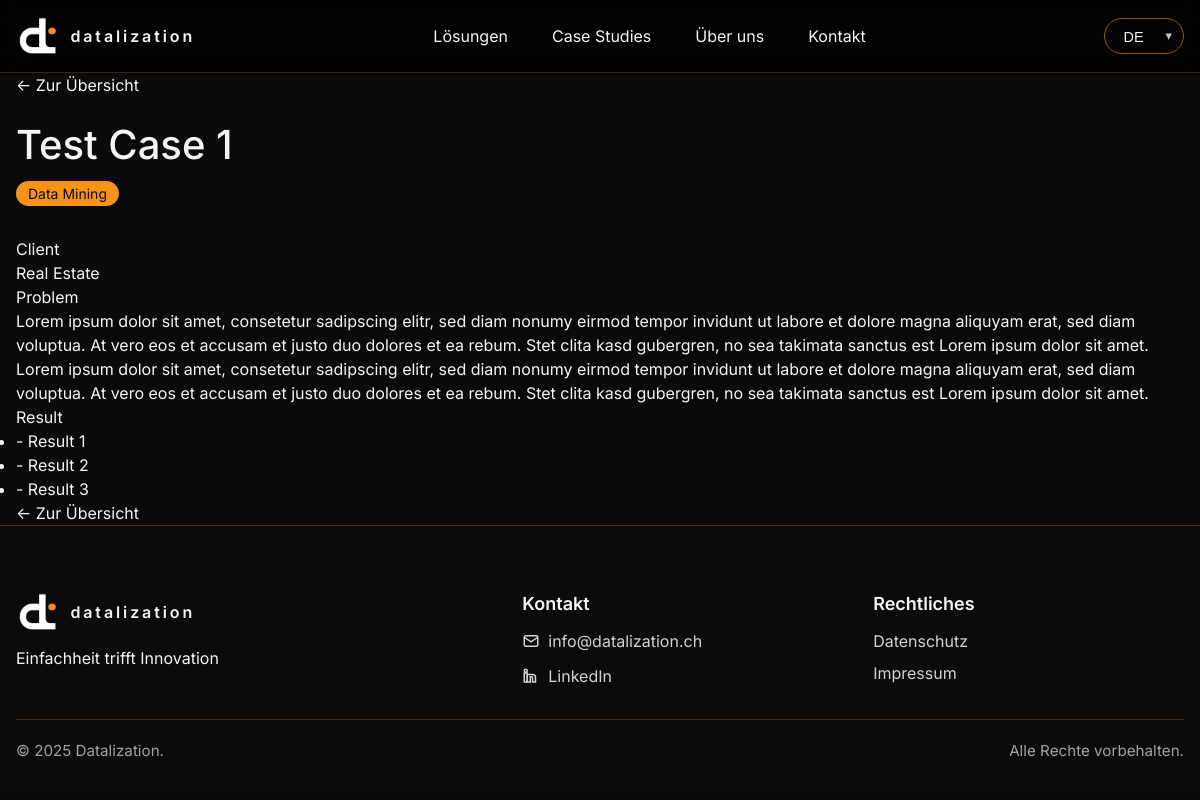
The app's page /de/cases/mining/ with its own data.
### web/models.py (models this page shows, shortened)
class CaseStudy(models.Model):
    title       = models.CharField(max_length=160)
    category    = models.CharField(max_length=80, blank=True)
    slug        = models.SlugField(unique=True, blank=True)
    summary     = models.TextField(blank=True)
    client_brief   = models.TextField(_("Client"), blank=True,
        help_text=_("Kurzbeschreibung des Kunden (keine Namen)."))
    problem_brief  = models.TextField(_("Problem"), blank=True,
        help_text=_("Welches Problem/Engpass bestand?"))
    result_points  = models.TextField(_("Result (Bullet points)"), blank=True,
        help_text=_("Eine Aufzählung, je Zeile ein Punkt."))
    image       = models.ImageField(upload_to="cases/", blank=True, null=True)
    date        = models.DateField()
    published   = models.BooleanField(
        _("Aktiv"),
        default=True,
        help_text=_("Steuert, ob diese Case Study auf der Website angezeigt wird."),
    )
    kpis        = models.JSONField(blank=True, null=True)
    tech_stack  = models.CharField(max_length=255, blank=True)
    def result_list(self):
        if not self.result_points:
            return []
        return [ln.strip() for ln in self.result_points.splitlines() if ln.strip()]
    class Meta:
        ordering = ["-date"]

### web/views.py (the view)
# urls.py: path("cases/<slug:slug>/", views.case_detail, name="case_detail"),
def case_detail(request, slug):
    case = get_object_or_404(CaseStudy, slug=slug, published=True)
    return render(request, "case_detail.html", {"case": case})

### web/templates/case_detail.html (shortened to what this page needs)
{% extends "base.html" %}
{% load i18n static %}
{% block content %}
<div class="container mx-auto px-4 py-16">
  <nav class="mb-6">
    <a class="btn-link" href="{% url 'web:cases' %}">← {% trans "Zur Übersicht" %}</a>
  </nav>
  <header class="case-hero mb-8">
    <h1 class="mb-3">{{ case.title }}</h1>
    {% if case.category %}
      <span class="badge-primary">{{ case.category }}</span>
    {% endif %}
  </header>
  <section class="cpr-grid cpr-grid--detail mb-10">
    <div class="cpr-col">
      <div class="cpr-title">{% trans "Client" %}</div>
      <p>{{ case.client_brief|default:"–"|linebreaksbr }}</p>
    </div>
    <div class="cpr-col">
      <div class="cpr-title">{% trans "Problem" %}</div>
      <p>{{ case.problem_brief|default:"–"|linebreaksbr }}</p>
    </div>
    <div class="cpr-col">
      <div class="cpr-title">{% trans "Result" %}</div>
      {% if case.result_list %}
        <ul class="cpr-list">
          {% for item in case.result_list %}
            <li>{{ item }}</li>
          {% endfor %}
        </ul>
      {% else %}
        <p>–</p>
      {% endif %}
    </div>
  </section>
  <footer class="mt-10">
    <a class="btn-link" href="{% url 'web:cases' %}">← {% trans "Zur Übersicht" %}</a>
  </footer>
</div>
{% endblock %}

### web/templates/base.html (shortened to what this page needs)
{% load static %}
{% load i18n %}
{% get_current_language as LANGUAGE_CODE %}
<!DOCTYPE html>
<html lang="{{ LANGUAGE_CODE }}">
<head>
  <link rel="stylesheet" href="{% static 'css/styles.css' %}">
</head>
<body class="{% block body_class %}{% endblock %}">
  {% include 'partials_nav.html' %}
  <main id="content">
    {% block content %}{% endblock %}
  </main>
  {% include 'partials_footer.html' %}
</body>
</html>

### web/templates/partials_nav.html (shortened to what this page needs)
{% load i18n static %}
<header class="site-header site-header--glass">
  <div class="container nav">
    <a class="nav__brand" href="{% url 'web:home' %}" aria-label="Datalization">
      <img class="nav__logo" src="{% static 'img/favicon.svg' %}" alt="datalization logo">
      <span class="nav__word lowercase">datalization</span>
    </a>
    <nav class="nav__links" id="mainNav">
      <a href="{% url 'web:services' %}">{% trans "Lösungen" %}</a>
      <a href="{% url 'web:cases' %}">Case Studies</a>
      <a href="{% url 'web:about' %}">{% trans "Über uns" %}</a>
      <a href="{% url 'web:contact' %}">{% trans "Kontakt" %}</a>
    </nav>
    <div class="nav__tools">
      <form class="lang-switch" action="{% url 'set_language' %}" method="post">
        {% get_current_language as LANGUAGE_CODE %}
        <select id="lang-select" name="language" onchange="this.form.submit()">
          <option value="de" {% if LANGUAGE_CODE == 'de' %}selected{% endif %}>DE</option>
        </select>
      </form>
    </div>
  </div>
</header>

### web/templates/partials_footer.html (shortened to what this page needs)
{% load static i18n %}
<footer class="footer">
  <div class="container footer__container">
    <div class="footer__grid">
      <div>
        <div class="brand">
          <img class="nav__logo" src="{% static 'img/favicon.svg' %}" alt="datalization logo">
          <span class="nav__word lowercase">datalization</span>
        </div>
        <p class="muted">
          {% if LANGUAGE_CODE == 'de' %}Einfachheit trifft Innovation{% else %}Simplicity meets Innovation{% endif %}
        </p>
      </div>
      <div>
        <h4 class="footer__title">{% trans "Kontakt" %}</h4>
        <ul class="footer__list">
          <li>
            <a class="footer__link footer__link--icon" href="mailto:info@datalization.ch">
              <svg class="icon-sm" viewBox="0 0 24 24" fill="none" stroke="currentColor" stroke-width="2" aria-hidden="true">
                <rect x="3" y="5" width="18" height="14" rx="2"></rect>
                <polyline points="3,7 12,13 21,7"></polyline>
              </svg>
              info@datalization.ch
            </a>
          </li>
          <li>
            <a class="footer__link footer__link--icon" href="https://www.linkedin.com/company/datalization1/" target="_blank" rel="noopener">
              <svg class="icon-sm" viewBox="0 0 24 24" fill="none" stroke="currentColor" stroke-width="2" aria-hidden="true">
                <rect x="3" y="8" width="4" height="12"></rect>
                <circle cx="5" cy="5" r="2"></circle>
                <path d="M11 10h3a4 4 0 0 1 4 4v6h-4v-6a1 1 0 0 0-1-1h-2v7h-4v-10h4z"></path>
              </svg>
              LinkedIn
            </a>
          </li>
        </ul>
      </div>
      <div>
        <h4 class="footer__title">
          {% if LANGUAGE_CODE == 'de' %}Rechtliches{% else %}Legal{% endif %}
        </h4>
        <ul class="footer__list">
          <li><a class="footer__link" href="#">{% if LANGUAGE_CODE == 'de' %}Datenschutz{% else %}Privacy{% endif %}</a></li>
          <li><a class="footer__link" href="#">{% if LANGUAGE_CODE == 'de' %}Impressum{% else %}Imprint{% endif %}</a></li>
        </ul>
      </div>
    </div>
    <div class="footer__bottom">
      <span>© <span id="current-year"></span> Datalization.</span>
      <span class="muted">{% if LANGUAGE_CODE == 'de' %}Alle Rechte vorbehalten.{% else %}All rights reserved.{% endif %}</span>
    </div>
  </div>
</footer>

### web/static/css/styles.css (style rules this page uses)
:root { --font-size: 16px; --background: #0a0a0a; --foreground: #f5f5f5; --card: #141414; --card-foreground: #f5f5f5; --primary: #f7931a; --primary-foreground: #0a0a0a; --secondary: #1a1a1a; --secondary-foreground: #f5f5f5; --muted: #a3a3a3; --muted-foreground: #a3a3a3; --accent: #f7931a; --accent-foreground: #0a0a0a; --border: rgba(247, 147, 26, 0.25); --input-background: #1a1a1a; --radius: 0.625rem; }
* { margin: 0; padding: 0; box-sizing: border-box; }
body { font-family: 'Inter', -apple-system, BlinkMacSystemFont, 'Segoe UI', Roboto, Oxygen, Ubuntu, Cantarell, sans-serif; background-color: var(--background); color: var(--foreground); line-height: 1.5; -webkit-font-smoothing: antialiased; -moz-osx-font-smoothing: grayscale; max-width: 100%; overflow-x: hidden; }
a { color: var(--foreground); text-decoration: none; }
h1 { font-size: 2.5rem; font-weight: 500; line-height: 1.2; }
h4 { font-size: 1.125rem; font-weight: 500; }
p { font-size: 1rem; font-weight: 400; }
.container { max-width: 1200px; margin: 0 auto; padding: 0 1rem; }
.mx-auto { margin-left: auto; margin-right: auto; }
.px-4 { padding-left: 1rem; padding-right: 1rem; }
.mb-3 { margin-bottom: .75rem; }
.mb-6 { margin-bottom: 1.5rem; }
.mb-8 { margin-bottom: 2rem; }
.site-header { position: sticky; top: 0; z-index: 1000; border-bottom:1px solid var(--border); background: rgba(0,0,0,.8); backdrop-filter: blur(12px); }
.container.nav { position: relative; display:flex; align-items:center; justify-content:space-between; gap:24px; min-height:72px; flex-wrap:nowrap; }
.nav__brand { display:flex; align-items:center; gap:10px; color:var(--foreground); text-decoration:none; }
.nav__logo { height:60px; width:auto; display:block; object-fit:contain; }
.nav__word { letter-spacing:.18em; font-weight:600; }
.nav__links { display:flex; align-items:center; justify-content:center; flex:1 1 auto; gap:28px; white-space:nowrap; }
.nav__links a { color:var(--foreground); padding:.25rem .5rem; border-radius:.5rem; }
.nav__tools { display:flex; align-items:center; gap:12px; white-space:nowrap; overflow:visible; }
.lowercase { text-transform: lowercase; }
.lang-switch { position: relative; display: inline-flex; align-items: center; justify-content: center; overflow: visible; z-index: 10; }
.lang-switch select { appearance: none; -webkit-appearance: none; -moz-appearance: none; background: transparent; color: var(--foreground); border: 1px solid rgba(247, 147, 26, 0.6); border-radius: 999px; height: 36px; line-height: 36px; min-width: 88px; padding: 0 2.4rem 0 1.1rem; text-align: center; text-align-last: center; -moz-text-align-last: center; direction: ltr; font-weight: 500; font-size: 0.9rem; cursor: pointer; position: relative; overflow: visible; }
.lang-switch select option { text-align: center; }
.lang-switch::after { content: "▾"; position: absolute; right: 12px; top: 50%; transform: translateY(-50%); pointer-events: none; opacity: .8; color: var(--foreground); font-size: .8rem; }
.lang-switch { overflow: visible; z-index: 10; }
.badge-primary { padding:.25rem .75rem; background:var(--primary); color:var(--primary-foreground); border-radius:9999px; font-size:.875rem; }
.footer { background:#0b0b0b; border-top:1px solid var(--border); padding:64px 0 28px; }
.footer__container { max-width:1200px; margin:0 auto; padding:0 1rem; }
.footer__grid { display:grid; grid-template-columns:1.5fr 1fr 1fr; gap:40px; align-items:start; }
.footer .brand { display:flex; align-items:center; gap:10px; margin-bottom:12px; }
.footer__title { margin:0 0 12px; font-weight:600; }
.footer__list { list-style:none; padding:0; margin:0; display:grid; gap:.5rem; }
.footer__link { color:var(--foreground); text-decoration:none; opacity:.85; transition:color .2s, opacity .2s; }
.footer__link--icon { display:inline-flex; align-items:center; gap:8px; }
.icon-sm { width:18px; height:18px; flex:0 0 18px; color:currentColor; }
.footer__bottom { margin-top:28px; padding-top:20px; border-top:1px solid var(--border); display:flex; align-items:center; justify-content:space-between; color:var(--muted); font-size:.95rem; }
.nav__logo, .nav__logo--light, .nav__logo--dark { display: inline-block; height: 44px; width: auto; }
.lang-switch select { min-width: 80px; text-align: center; text-align-last: center; -moz-text-align-last: center; font-weight: 500; }
:root { --sp: 16px; }
html, body { max-width: 100%; overflow-x: hidden; }
.nav__links { transition: transform 0.25s ease-out, opacity 0.25s ease-out; }

### records on screen
CaseStudy: title "Test Case 1", category "Data Mining", client_brief "Real Estate", problem_brief "Lorem ipsum dolor sit amet, consetetur sadipscing elitr, sed diam nonumy eirmod tempor invidunt ut labore et dolore magna aliquyam erat, sed diam voluptua. At vero eos et accusam et justo duo dolores et ea rebum. Stet clita kasd gubergren, no sea takimata sanctus est Lorem ipsum dolor sit amet. Lorem ipsum dolor sit amet, consetetur sadipscing elitr, sed diam nonumy eirmod tempor invidunt ut labore et dolore magna aliquyam erat, sed diam voluptua. At vero eos et accusam et justo duo dolores et ea rebum. Stet clita kasd gubergren, no sea takimata sanctus est Lorem ipsum dolor sit amet."

### other values on screen
{{ item }} "- Result 1" "- Result 2" "- Result 3"
